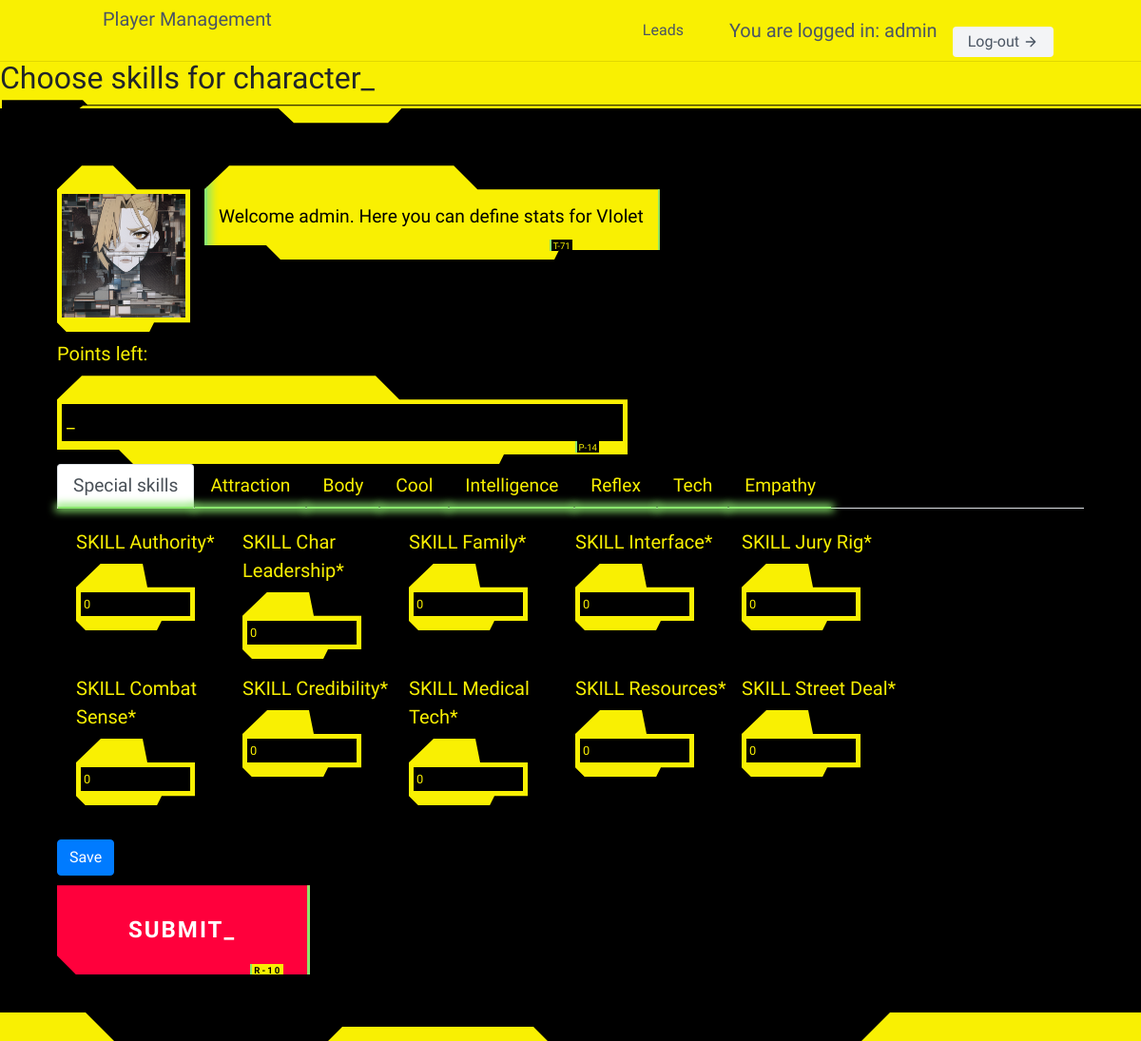
Page /cp2020/3/skills/ (signed in) on the committed database.
### users/models.py (models this page shows)
class User(AbstractUser):
    pass

### cp2020/models.py (models this page shows, shortened)
class CharacterDetail(models.Model):
    SL = 'SOLO'
    RC = 'ROCKER'
    NR = "NETRUNNER"
    MD = "MEDIA"
    ND = "NOMAD"
    FX = "FIXER"
    CP = "COP"
    CR = "CORP"
    TC = "TECHIE"
    MC = "MEDTECHIE"
    ROLES = [
        (SL, "Solo"),
        (RC, "Rocker"),
        (NR, "Netrunner"),
        (MD, "Media"),
        (ND, "Nomad"),
        (FX, "Fixer"),
        (CP, "Cop"),
        (CR, "Corp"),
        (TC, "Techie"),
        (MC, "Medtechie"),
    ]
    user = models.ForeignKey(User, on_delete=models.CASCADE, blank=True, null=True)
    name = models.CharField(max_length=15)
    role = models.TextField(choices=ROLES, default=SL)
    picture = models.ImageField(upload_to='pictures_storage/',
                                height_field=None,
                                width_field=None,
                                max_length=200,
                                blank=True, null=True)
    stat_INT = models.DecimalField(max_digits=2, decimal_places=0, default=2,
                                    validators=[MinValueValidator(2), MaxValueValidator(10)])
    stat_REF = models.DecimalField(max_digits=2, decimal_places=0, default=2,
                                    validators=[MinValueValidator(2), MaxValueValidator(10)])
    stat_TECH = models.DecimalField(max_digits=2, decimal_places=0, default=2,
                                    validators=[MinValueValidator(2), MaxValueValidator(10)])
    stat_COOL = models.DecimalField(max_digits=2, decimal_places=0, default=2,
                                    validators=[MinValueValidator(2), MaxValueValidator(10)])
    stat_ATTR = models.DecimalField(max_digits=2, decimal_places=0, default=2,
                                    validators=[MinValueValidator(2), MaxValueValidator(10)])
    stat_LUCK = models.DecimalField(max_digits=2, decimal_places=0, default=2,
                                    validators=[MinValueValidator(2), MaxValueValidator(10)])
    stat_MA = models.DecimalField(max_digits=2, decimal_places=0, default=2,
                                    validators=[MinValueValidator(2), MaxValueValidator(10)])
    stat_BODY = models.DecimalField(max_digits=2, decimal_places=0, default=2,
                                    validators=[MinValueValidator(2), MaxValueValidator(10)])
    stat_EMP = models.DecimalField(max_digits=2, decimal_places=0, default=2,
                                    validators=[MinValueValidator(2), MaxValueValidator(10)])
    MA_Run = models.DecimalField(max_digits=3, decimal_places=0,
                                 blank=True, null=True)
    MA_Leap = models.DecimalField(max_digits=3, decimal_places=0,
                                  blank=True, null=True)
    MA_Lift = models.DecimalField(max_digits=3, decimal_places=0,
                                  blank=True, null=True)
    EMP_Humanity = models.DecimalField(max_digits=3, decimal_places=0,
                                       blank=True, null=True)
    BODY_Save_Nr = models.DecimalField(max_digits=3, decimal_places=0,
                                       blank=True, null=True)
    BODY_BTM = models.DecimalField(max_digits=3, decimal_places=0,
                                       blank=True, null=True)
    SKILL_Authority = models.DecimalField(max_digits=2, decimal_places=0, default=0)
    SKILL_Char_Leadership = models.DecimalField(max_digits=2, decimal_places=0, default=0)
    SKILL_Combat_Sense = models.DecimalField(max_digits=2, decimal_places=0, default=0)
    SKILL_Credibility = models.DecimalField(max_digits=2, decimal_places=0, default=0)
    SKILL_Family = models.DecimalField(max_digits=2, decimal_places=0, default=0)
    SKILL_Interface = models.DecimalField(max_digits=2, decimal_places=0, default=0)
    SKILL_Jury_Rig = models.DecimalField(max_digits=2, decimal_places=0, default=0)
    SKILL_Medical_Tech = models.DecimalField(max_digits=2, decimal_places=0, default=0)
    SKILL_Resources = models.DecimalField(max_digits=2, decimal_places=0, default=0)
    SKILL_Street_Deal = models.DecimalField(max_digits=2, decimal_places=0, default=0)
    ATRR_Personal_Grooming = models.DecimalField(max_digits=2, decimal_places=0, default=0)
    ATRR_Wardrobe_Style = models.DecimalField(max_digits=2, decimal_places=0, default=0)
    BODY_Endurance = models.DecimalField(max_digits=2, decimal_places=0, default=0)
    BODY_Strength_Feat = models.DecimalField(max_digits=2, decimal_places=0, default=0)
    BODY_Swimming = models.DecimalField(max_digits=2, decimal_places=0, default=0)
    COOL_Interrogation = models.DecimalField(max_digits=2, decimal_places=0, default=0)
    COOL_Intimidate = models.DecimalField(max_digits=2, decimal_places=0, default=0)
    COOL_Oratory = models.DecimalField(max_digits=2, decimal_places=0, default=0)
    COOL_Resist_Torture = models.DecimalField(max_digits=2, decimal_places=0, default=0)
    COOL_Streetwise = models.DecimalField(max_digits=2, decimal_places=0, default=0)
    EMPATHY_Human_Perception = models.DecimalField(max_digits=2, decimal_places=0, default=0)
    EMPATHY_Interview = models.DecimalField(max_digits=2, decimal_places=0, default=0)
    EMPATHY_Leadership = models.DecimalField(max_digits=2, decimal_places=0, default=0)
    EMPATHY_Seduction = models.DecimalField(max_digits=2, decimal_places=0, default=0)
    EMPATHY_Social = models.DecimalField(max_digits=2, decimal_places=0, default=0)
    EMPATHY_Persuasion = models.DecimalField(max_digits=2, decimal_places=0, default=0)
    EMPATHY_Perform = models.DecimalField(max_digits=2, decimal_places=0, default=0)
    INT_Accounting = models.DecimalField(max_digits=2, decimal_places=0, default=0)
    INT_Anthropology = models.DecimalField(max_digits=2, decimal_places=0, default=0)
    INT_Awareness = models.DecimalField(max_digits=2, decimal_places=0, default=0)
    INT_Biology = models.DecimalField(max_digits=2, decimal_places=0, default=0)
    INT_Botany = models.DecimalField(max_digits=2, decimal_places=0, default=0)
    INT_Chemistry = models.DecimalField(max_digits=2, decimal_places=0, default=0)
    INT_Composition = models.DecimalField(max_digits=2, decimal_places=0, default=0)
    INT_Diagnose_Illness = models.DecimalField(max_digits=2, decimal_places=0, default=0)
    INT_Education = models.DecimalField(max_digits=2, decimal_places=0, default=0)
    INT_Expert = models.DecimalField(max_digits=2, decimal_places=0, default=0)
    INT_Gamble = models.DecimalField(max_digits=2, decimal_places=0, default=0)
    INT_Geology = models.DecimalField(max_digits=2, decimal_places=0, default=0)
    INT_Hide = models.DecimalField(max_digits=2, decimal_places=0, default=0)
    INT_History = models.DecimalField(max_digits=2, decimal_places=0, default=0)
    INT_Language_1 = models.DecimalField(max_digits=2, decimal_places=0, default=0)
    INT_Language_1_Type = models.CharField(max_length=15, default="")
    INT_Language_2 = models.DecimalField(max_digits=2, decimal_places=0, default=0)
    INT_Language_2_Type = models.CharField(max_length=15, default="")
    INT_Language_3 = models.DecimalField(max_digits=2, decimal_places=0, default=0)
    INT_Language_3_Type = models.CharField(max_length=15, default="")
    INT_Library_Search = models.DecimalField(max_digits=2, decimal_places=0, default=0)
    INT_Mathematics = models.DecimalField(max_digits=2, decimal_places=0, default=0)
    INT_Physics = models.DecimalField(max_digits=2, decimal_places=0, default=0)
    INT_Programming = models.DecimalField(max_digits=2, decimal_places=0, default=0)
    INT_Track = models.DecimalField(max_digits=2, decimal_places=0, default=0)
    INT_Stock_Market = models.DecimalField(max_digits=2, decimal_places=0, default=0)
    INT_System_Knowledge = models.DecimalField(max_digits=2, decimal_places=0, default=0)
    INT_Teaching = models.DecimalField(max_digits=2, decimal_places=0, default=0)
    INT_Wilderness_Survival = models.DecimalField(max_digits=2, decimal_places=0, default=0)
    INT_Zoology = models.DecimalField(max_digits=2, decimal_places=0, default=0)
    REF_Archery = models.DecimalField(max_digits=2, decimal_places=0, default=0)
    REF_Athletics = models.DecimalField(max_digits=2, decimal_places=0, default=0)
    REF_Brawling = models.DecimalField(max_digits=2, decimal_places=0, default=0)
    REF_Dance = models.DecimalField(max_digits=2, decimal_places=0, default=0)
    REF_Dodge_Escape = models.DecimalField(max_digits=2, decimal_places=0, default=0)
    REF_Driving = models.DecimalField(max_digits=2, decimal_places=0, default=0)
    REF_Fencing = models.DecimalField(max_digits=2, decimal_places=0, default=0)
    REF_Handgun = models.DecimalField(max_digits=2, decimal_places=0, default=0)
    REF_Heavy_Weapons = models.DecimalField(max_digits=2, decimal_places=0, default=0)
    REF_Martial_Art_1 = models.DecimalField(max_digits=2, decimal_places=0, default=0)
    REF_Martial_Art_1_Type = models.CharField(max_length=15, default="")
    REF_Martial_Art_2 = models.DecimalField(max_digits=2, decimal_places=0, default=0)
    REF_Martial_Art_2_Type = models.CharField(max_length=15, default="")
    REF_Martial_Art_3 = models.DecimalField(max_digits=2, decimal_places=0, default=0)
    REF_Martial_Art_3_Type = models.CharField(max_length=15, default="")
    REF_Melee = models.DecimalField(max_digits=2, decimal_places=0, default=0)
    REF_Motorcycle = models.DecimalField(max_digits=2, decimal_places=0, default=0)
    REF_Operate_Hvy_Machinery = models.DecimalField(max_digits=2, decimal_places=0, default=0)
    REF_Pilot_Gyro = models.DecimalField(max_digits=2, decimal_places=0, default=0)
    REF_Pilot_Fixed_Wing = models.DecimalField(max_digits=2, decimal_places=0, default=0)
    REF_Pilot_Dirigible = models.DecimalField(max_digits=2, decimal_places=0, default=0)
    REF_Pilot_Vect_Thrust = models.DecimalField(max_digits=2, decimal_places=0, default=0)
    REF_Rifle = models.DecimalField(max_digits=2, decimal_places=0, default=0)
    REF_Stealth = models.DecimalField(max_digits=2, decimal_places=0, default=0)
    REF_Submachinegun = models.DecimalField(max_digits=2, decimal_places=0, default=0)
    TECH_Aero_Tech = models.DecimalField(max_digits=2, decimal_places=0, default=0)
    TECH_AV_Tech = models.DecimalField(max_digits=2, decimal_places=0, default=0)
    TECH_Basic_Tech = models.DecimalField(max_digits=2, decimal_places=0, default=0)
    TECH_Cryotank_Operation = models.DecimalField(max_digits=2, decimal_places=0, default=0)
    TECH_Cyberdeck_Design = models.DecimalField(max_digits=2, decimal_places=0, default=0)
    TECH_Cyber_Tech = models.DecimalField(max_digits=2, decimal_places=0, default=0)
    TECH_Demolitions = models.DecimalField(max_digits=2, decimal_places=0, default=0)
    TECH_Disguise = models.DecimalField(max_digits=2, decimal_places=0, default=0)
    TECH_Electronics = models.DecimalField(max_digits=2, decimal_places=0, default=0)
    TECH_Elect_Security = models.DecimalField(max_digits=2, decimal_places=0, default=0)
    TECH_First_Aid = models.DecimalField(max_digits=2, decimal_places=0, default=0)
    TECH_Forgery = models.DecimalField(max_digits=2, decimal_places=0, default=0)
    TECH_Gyro_Tech = models.DecimalField(max_digits=2, decimal_places=0, default=0)
    TECH_Paint_or_Draw = models.DecimalField(max_digits=2, decimal_places=0, default=0)
    TECH_Photo_Film = models.DecimalField(max_digits=2, decimal_places=0, default=0)
    TECH_Pharmacuticals = models.DecimalField(max_digits=2, decimal_places=0, default=0)
    TECH_Pick_Lock = models.DecimalField(max_digits=2, decimal_places=0, default=0)
    TECH_Play_Instrument = models.DecimalField(max_digits=2, decimal_places=0, default=0)
    TECH_Weaponsmith = models.DecimalField(max_digits=2, decimal_places=0, default=0)

### cp2020/views.py (the view, shortened to what this page needs)
# urls.py: path('<int:pk>/skills/', CharacterSkillsView.as_view(), name="Skills"),
class CharacterSkillsView(LoginRequiredMixin, UpdateView):
    template_name = "CharacterSkills.html"
    queryset = CharacterDetail.objects.all()
    form_class = CharacterSkillForm

### cp2020/templates/CharacterSkills.html (shortened to what this page needs)
{% extends "baseCP.html" %}
{% load crispy_forms_tags %}
{% block content %}
{% load static %}
    <hr>
    <h1 class="cyberpunk">Choose skills for character</h1>
    <section class="cyberpunk black">
      <div style="display:inline-block;">
          <img src="{% static 'AI_Picture.png' %}"  alt="" height="150" width="150" />
      </div>
      <div style="display:inline-block;vertical-align:top;">
        <p id="info-text" class="cyberpunk inverse scannedv">
            Welcome {{ request.user.username }}. Here you can define stats for {{ characterdetail.name }}
        </p>
      </div>
      <div >
        <label for="number">Points left:</label>
        <p id="number" style="max-width: 600px"></p>
         <form id='p-form' method="post" enctype="multipart/form-data">
         {% crispy form %}
         <button type="submit" class="cyberpunk red">SUBMIT_</button>
         </form>
        </div>
    </section>
{% endblock content %}

### cp2020/templates/navbarCP.html (shortened to what this page needs)
<header class="text-gray-600 body-font">
  <div class="container mx-auto flex flex-wrap p-1 flex-col md:flex-row items-center">
    <a class="flex title-font font-medium items-center text-gray-900 mb-4 md:mb-0">
      <span class="ml-3 text-xl">Player Management</span>
    </a>
    <nav class="md:ml-auto flex flex-wrap items-center text-base justify-center">
     <a href="{% url 'landing-page' %}" class="mr-5 hover:text-gray-900">Leads</a>
    </nav>
    {% if request.user.is_authenticated %}
      You are logged in: {{ request.user.username }}
       <a href="{% url 'users:logout' %}" class="ml-3 inline-flex items-center bg-gray-100 border-0 py-1 px-3 focus:outline-none hover:bg-gray-200 rounded text-base mt-4 md:mt-0">Log-out
      <svg fill="none" stroke="currentColor" stroke-linecap="round" stroke-linejoin="round" stroke-width="2" class="w-4 h-4 ml-1" viewBox="0 0 24 24">
        <path d="M5 12h14M12 5l7 7-7 7"></path>
      </svg>
    {% endif %}
    </a>
    </div>
</header>

### rows in the picture
User: user.username "admin"
CharacterDetail: name "VIolet", SKILL_Authority "0", SKILL_Char_Leadership "0", SKILL_Family "0", SKILL_Interface "0", SKILL_Jury_Rig "0", SKILL_Combat_Sense "0", SKILL_Credibility "0", SKILL_Medical_Tech "0", SKILL_Resources "0", SKILL_Street_Deal "0"
